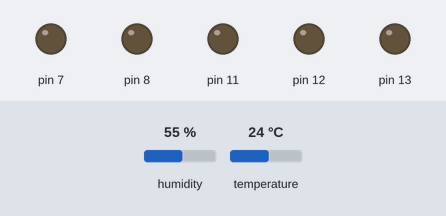
The sketch below on a simulated Arduino Uno, built with avr-gcc and run on an emulated ATmega328P. On the bench: output pins drawn as LEDs (lit = HIGH). The test bench sets the inputs (shaded band); at power-on: temperature 24 °C, humidity 55 %. What the sketch prints to the serial monitor is not drawn.

Above: at 4.8 s.
4.9 s: temperature set to 26.6 °C
11.2 s: temperature set to 27.9 °C
At 16.1 s:
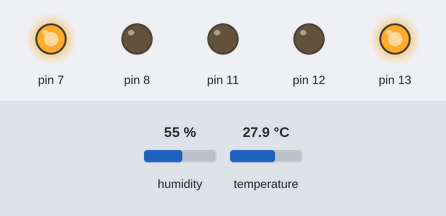
At 17.3 s:
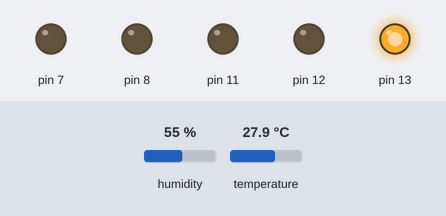
20.5 s: humidity set to 79 %
29.8 s: humidity set to 82 %
At 36.4 s:
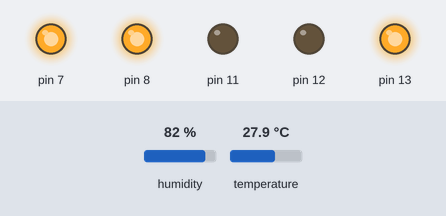
Timing chart, 0 to 37.9 s (numbered marks = the images above; inputs shaded):
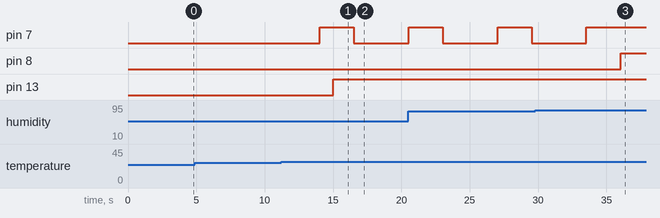

Measured:
- the behaviour switches between 27 and 27.1 °C on temperature (found by bisection; images 0 and 1)
- the behaviour switches between 80 and 81 % on humidity (found by bisection; images 2 and 3)
- after the input at 4.9 s, every drawn part: stays the same
- after the input at 11.2 s, pin 7: LOW → HIGH after 2.8 s, → LOW 2.5 s later; pin 13: LOW → HIGH after 3.8 s
- after the input at 29.8 s, pin 7: goes on until 33.5 s, then stays HIGH; pin 8: LOW → HIGH after 6.2 s

The sketch:

sketch_may17c.ino
```cpp
// Experiment of DHT22 digital temperature reader

//DHT11 Data line connected to Arduino digital IO 2

// Name:- M.Pugazhendi
// Date:-  19thAug2016
// Version:- V0.1
// e-mail:- muthuswamy.pugazhendi@gmail.com

//Libraries
#include <DHT.h>

//Constants
#define DHTPIN 2     // what pin we're connected to
#define DHTTYPE DHT22   // DHT22

DHT dht(DHTPIN, DHTTYPE); // Initialize DHT sensor for normal 16mhz Arduino

//Variables
float hum;  //Stores humidity value
float temp; //Stores temperature value

void setup()
{
  //Initialize serial port
  Serial.begin(9600);

  Serial.println("DHT22 sensor testing");
  pinMode (7, OUTPUT);
  pinMode (8, OUTPUT);
  pinMode (13, OUTPUT);
  pinMode (12, OUTPUT);
  pinMode (11, OUTPUT);
  //Initialize the DHT sensor
  dht.begin();
}

void loop()
{
    float converted = 0.00;

    //Read data and store it to variables hum and temp
    hum = dht.readHumidity();
    temp= dht.readTemperature();

    Serial.print("Celsius = ");
    Serial.print(temp);
    //Print degree symbol
    Serial.write(176);
    Serial.println("C");
Serial.print("Humidity =");
    Serial.println(hum);
    delay(2000);
if (temp>27){
  digitalWrite(7, HIGH);  // turn the LED on (HIGH is the voltage level)
  delay(1000);
  digitalWrite(13,255);
delay(1500);
}
if (hum>80){
    digitalWrite(8, HIGH);  // turn the LED on (HIGH is the voltage level)
  delay(1000);
}
else {
    digitalWrite(7, LOW);   // turn the LED off by making the voltage LOW
  delay(1000);
    digitalWrite(8, LOW);   // turn the LED off by making the voltage LOW
  delay(1000);
}
                     // wait for a secon                  // wait for a second

    //2000mS delay between reads

}
```
